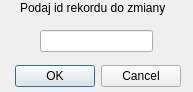
<?xml version="1.0" encoding="UTF-8"?>
<ui version="4.0">
 <class>edit</class>
 <widget class="QDialog" name="edit">
  <property name="geometry">
   <rect>
    <x>0</x>
    <y>0</y>
    <width>193</width>
    <height>92</height>
   </rect>
  </property>
  <property name="windowTitle">
   <string>Dialog</string>
  </property>
  <widget class="QDialogButtonBox" name="buttonBox">
   <property name="geometry">
    <rect>
     <x>-160</x>
     <y>60</y>
     <width>341</width>
     <height>32</height>
    </rect>
   </property>
   <property name="orientation">
    <enum>Qt::Horizontal</enum>
   </property>
   <property name="standardButtons">
    <set>QDialogButtonBox::Cancel|QDialogButtonBox::Ok</set>
   </property>
  </widget>
  <widget class="QLineEdit" name="lineEdit">
   <property name="geometry">
    <rect>
     <x>40</x>
     <y>30</y>
     <width>113</width>
     <height>22</height>
    </rect>
   </property>
   <property name="inputMask">
    <string>0000</string>
   </property>
  </widget>
  <widget class="QLabel" name="label">
   <property name="geometry">
    <rect>
     <x>20</x>
     <y>0</y>
     <width>171</width>
     <height>16</height>
    </rect>
   </property>
   <property name="text">
    <string>Podaj id rekordu do zmiany</string>
   </property>
  </widget>
 </widget>
 <resources/>
 <connections>
  <connection>
   <sender>buttonBox</sender>
   <signal>accepted()</signal>
   <receiver>edit</receiver>
   <slot>accept()</slot>
   <hints>
    <hint type="sourcelabel">
     <x>248</x>
     <y>254</y>
    </hint>
    <hint type="destinationlabel">
     <x>157</x>
     <y>274</y>
    </hint>
   </hints>
  </connection>
  <connection>
   <sender>buttonBox</sender>
   <signal>rejected()</signal>
   <receiver>edit</receiver>
   <slot>reject()</slot>
   <hints>
    <hint type="sourcelabel">
     <x>316</x>
     <y>260</y>
    </hint>
    <hint type="destinationlabel">
     <x>286</x>
     <y>274</y>
    </hint>
   </hints>
  </connection>
 </connections>
</ui>
